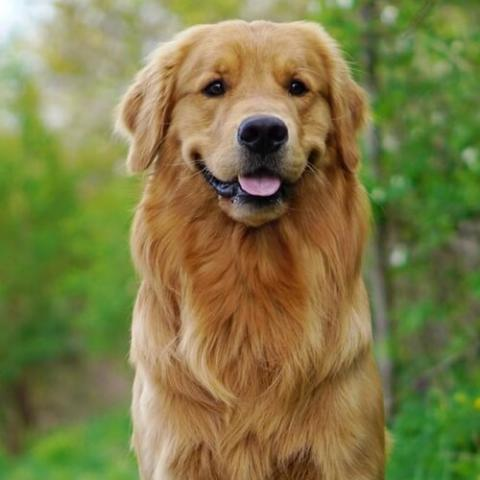
#> input picture DL4CV_Assignment_1_Week_1_2024/golden_retriever.jpg, 480 x 480 px, found by its file name
$ jupyter execute DL4CV_Assignment_1_Week_1_2024.ipynb
#> lines starting #> are read from the running program, lines starting #| are printed output that depends on the picture
#### **Welcome to Assignment 1 on Deep Learning for Computer Vision.**

#### **Instructions**
1. Use Python 3.x to run this notebook
3. Write your code only in between the lines 'YOUR CODE STARTS HERE' and 'YOUR CODE ENDS HERE'.
you sould not change anything else code cells, if you do, the answers you are supposed to get at the end of this assignment might be wrong.
4. Read documentation of each function carefully.

[cell 1]
import numpy as np
import matplotlib.pyplot as plt
import skimage
from skimage import io

### Question 1

---

Given two NumPy arrays, perform the following:

* Compute the element-wise product of the two arrays.
* Calculate the mean of each row in the resulting product array.
* Determine the standard deviation of the row-wise means.

Create two numpy arrays of different dimensions

[cell 2]
arr1 = np.array([[1, 2, 3, 4],
                [5, 6, 7, 8],
                [9, 10, 11, 12]])

arr2 = np.array([0.5, 1.5, 2, 1])

Print the shapes of both the numpy arrays

[cell 3]
print(arr1.shape)
print(arr2.shape)

Perform element-wise multiplication , compute row-wise means and then compute the standard deviation of those means

[cell 4]
# YOUR CODE STARTS HERE

scaled_arr = arr1 * arr2 # Broadcasting for element-wise multiplication between arr1 and arr2
row_means = np.mean(scaled_arr, axis=1) # Mean across rows of scaled_arr
std_dev_of_means = np.std(row_means)  # Standard deviation of row_means
print(scaled_arr.shape)

# YOUR CODE ENDS HERE

Print the row-wise means

[cell 5]
print("Row-wise means:", row_means)

Print the standard deviation of the means

[cell 6]
print("Standard deviation of means: %.2f" % std_dev_of_means)

Q1. Which of the following options correctly provides the standard deviation of row-wise means and the row-wise means themselves?

A. 1.23 , [3.875 , 8.375 , 13.575]

B. 3.45 , [3.375 , 8.875 , 13.375]

C. 4.08 , [3.375 , 8.375 , 13.375]

D. 4.24 , [3.875 , 8.875 , 13.875]

### Question 2

---
Given a matrix A , calculate the eigenvectors and eigenvalues using Numpy Library and then find out the largest eigenvalue and corresponding eigenvector

Create a square matrix A using Numpy , this will be used for calculations

[cell 7]
A = np.array([[2, 1, -1],
              [1, 3, 1],
              [-1, 1, 4]])

Print the shape of the matrix

[cell 8]
print(A.shape)

Calculate eigenvalues and eigenvalues of the matrix A and extract the largest eigenvalue and corresponding eigenvalue

[cell 9]
# YOUR CODE STARTS HERE

eigenvalues, eigenvectors = np.linalg.eig(A) # Calculate eigenvalues and eigenvectors of A
max_eigenvalue_index = np.argmax(eigenvalues)  # Find index of largest eigenvalue
largest_eigenvalue = eigenvalues[max_eigenvalue_index] # Get largest eigenvalue and corresponding eigenvector
largest_eigenvector = eigenvectors[:, max_eigenvalue_index] # Extract column

# YOUR CODE ENDS HERE

Print the eigenvalues

[cell 10]
print("Eigenvalues" , eigenvalues)

Print the eigenvectors

[cell 11]
print("Eigenvectors" , eigenvectors)

Print the largest eigenvalue

[cell 12]
print("Largest Eigenvalue:", largest_eigenvalue)

Print the largest eigenvector

[cell 13]
print("Corresponding Eigenvector:", largest_eigenvector)

Q2. Which of the following pairs represents the largest eigenvalue and its corresponding eigenvector?

A. Eigenvalue: 0.78568026, Eigenvector:
$$
\begin{bmatrix}
-0.75578934 \\
0.52065737 \\
-0.39711255
\end{bmatrix}
$$

B. Eigenvalue: 3.53918887, Eigenvector:
$$
\begin{bmatrix}
0.63178128 \\
0.73923874 \\
-0.23319198
\end{bmatrix}
$$

C. Eigenvalue: 4.67513087, Eigenvector:
$$
\begin{bmatrix}
-0.17214786 \\
0.42713229 \\
0.88765034
\end{bmatrix}
$$

D. Eigenvalue: 4.67513087, Eigenvector:
$$
\begin{bmatrix}
-0.75578934 \\
0.52065737 \\
-0.39711255
\end{bmatrix}
$$

### Question 3
Given a function definition , implement it using Numpy and apply it on a list and perform operations

Create the input list to perform operations on

[cell 14]
input_list = [-7, -5.2, -1, -1.5, 0.3]

Print the list

[cell 15]
print("Original list:", input_list)

Use Numpy to define the function:

$$ f(x) = \frac{1}{1 + e^{-x}} $$
Then apply this function to all elements of the input list and then sum the elements of the new list

[cell 16]
# YOUR CODE STARTS HERE

def function(x): # Define the function
    return 1 / (1 + np.exp(-x))

modified_list = function(np.array(input_list)) # Apply function to list

sum_modified = np.sum(modified_list) # Step 4: Sum the values of modified list

# YOUR CODE ENDS HERE

Print the modified list

[cell 17]
print("Sigmoided list:", modified_list)

Print sum of modified list

[cell 18]
print("Sum of sigmoided values:", sum_modified)

Q3. Which of the following is the sum of the elements in the modfied list obtained after applying the function?

A. 1.03

B. 1.00

C. 1.50

D. 3.02

### Question 4

---

Given a RGB image **'golden_retriever.jpg'**, convert the image into GBR image by swapping the channels.

Read the image **golden_retriever.jpg** using skimage.io.imread().

[cell 19]
img1 = io.imread('/content/golden_retriever.jpg')
#> img1 is the input picture: shape (480, 480, 3); mean R, G, B 126.7, 123.1, 71.2

[cell 20]
from google.colab import drive
drive.mount('/content/drive')

Print the shape of the image.

[cell 21]
img1.shape
#> Out = (480, 480, 3)

Slice each of the R,G and B channels into repective variables and stack the channels as GBR and store it in variable img_new

[cell 22]
# YOUR CODE STARTS HERE

r_img = img1[:, :, 0]
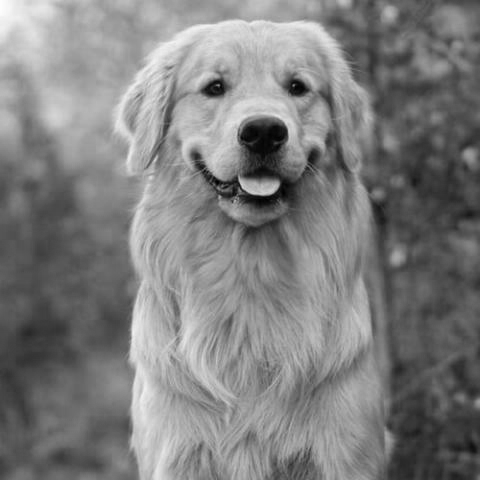
#> r_img: shape (480, 480); min 0, max 253, mean 126.7
g_img = img1[:, :, 1]
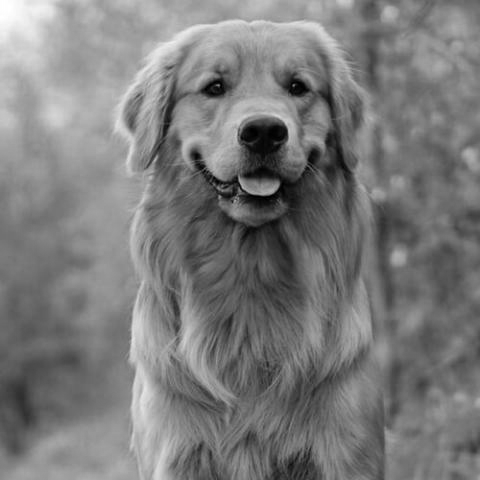
#> g_img: shape (480, 480); min 0, max 255, mean 123.1
b_img = img1[:, :, 2]
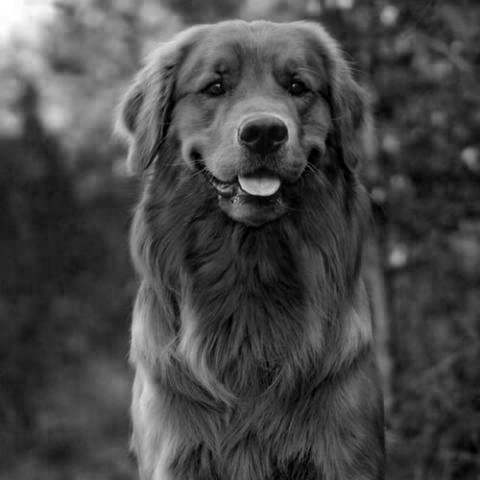
#> b_img: shape (480, 480); min 0, max 255, mean 71.2
img_new = np.stack([g_img, b_img, r_img], axis=-1)
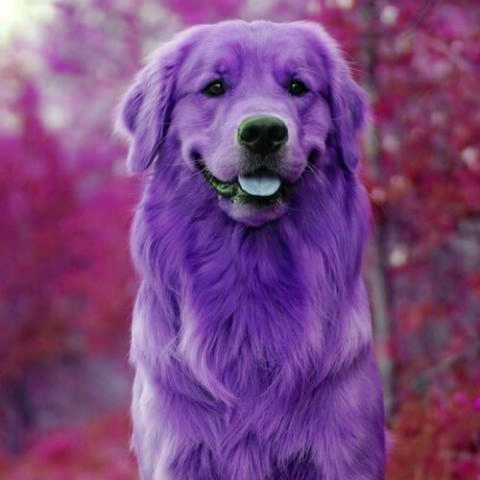
#> img_new: shape (480, 480, 3); mean of channels 0, 1, 2 123.1, 71.2, 126.7; drawn as R, G, B
img_new.shape
#> Out = (480, 480, 3)

# YOUR CODE ENDS HERE
